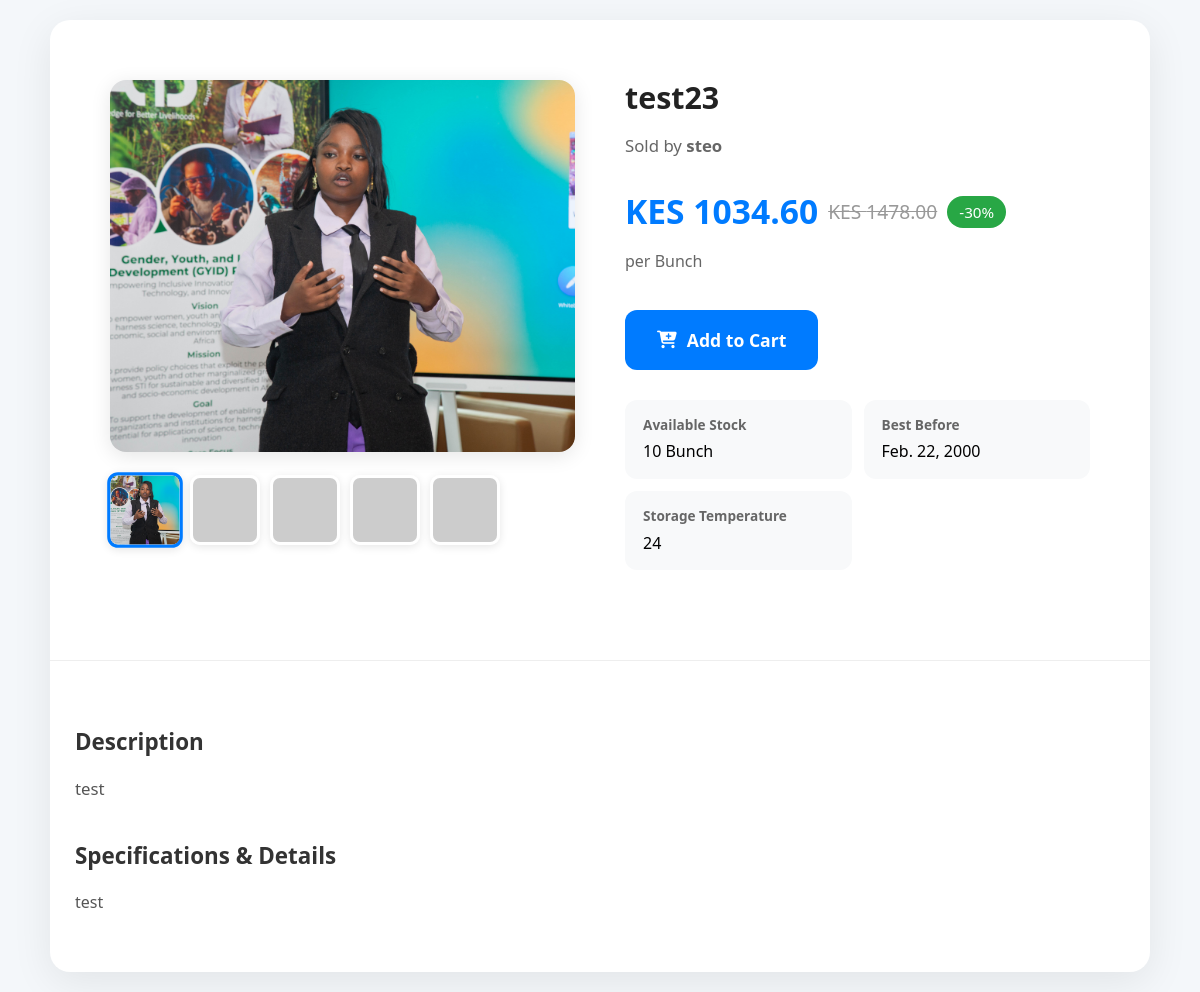
Page /dashboard/buyer/product/11/ (signed in) on the committed database.
### dashboard/models.py (models this page shows, shortened)
class Product(models.Model):
    UNIT_CHOICES = [
        ('kg', 'Kilogram (kg)'),
        ('g', 'Gram (g)'),
        ('liter', 'Liter'),
        ('piece', 'Piece'),
        ('bunch', 'Bunch'),
        ('crate', 'Crate'),
        ('ton', 'Ton'),
    ]
    farmer = models.ForeignKey(User, on_delete=models.CASCADE, related_name='products')
    name = models.CharField(max_length=200)
    description = models.TextField(blank=True)
    price_per_unit = models.DecimalField(max_digits=10, decimal_places=2)
    unit = models.CharField(max_length=20, choices=UNIT_CHOICES, default='kg')
    quantity_in_stock = models.PositiveIntegerField(default=0)
    discount_percentage = models.PositiveIntegerField(default=0)
    image = models.ImageField(upload_to='products/', blank=True, null=True)
    expiry_date = models.DateField(null=True, blank=True)
    ideal_temperature = models.CharField(max_length=50, blank=True)
    specifications = models.TextField(blank=True)
    is_available = models.BooleanField(default=True)
    created_at = models.DateTimeField(auto_now_add=True)
    updated_at = models.DateTimeField(auto_now=True)
    class Meta:
        ordering = ['-created_at']
    @property
    def discounted_price(self):
        if self.discount_percentage > 0:
            discount_factor = Decimal(1) - (Decimal(self.discount_percentage) /Decimal(100))
            return round(self.price_per_unit * discount_factor, 2)
        return self.price_per_unit

### dashboard/views.py (the view)
# urls.py: path('buyer/product/<int:pk>/', views.product_detail, name='product_detail'),
@login_required
def product_detail(request, pk):
    product = get_object_or_404(Product, pk=pk, is_available=True)
    return render(request, 'dashboard/product_detail.html', {'product': product})

### dashboard/templates/dashboard/product_detail.html (shortened to what this page needs)
{% load static %}
<!DOCTYPE html>
<html lang="en">
<head>
    <link rel="stylesheet" href="https://cdnjs.cloudflare.com/ajax/libs/font-awesome/6.4.2/css/all.min.css">
</head>
<body>
    <div class="container">
        <div class="product-header">
            <div class="image-gallery">
                <img id="mainImage"
                     src="{% if product.image %}{{ product.image.url }}{% else %}https://via.placeholder.com/600x500/f0f0f0/999?text=No+Image{% endif %}"
                     class="main-image"
                     alt="{{ product.name }}">
                <div class="thumbnail-container">
                    {% if product.image %}
                        <img src="{{ product.image.url }}" class="thumbnail active" onclick="changeImage(this)">
                    {% endif %}
                    <img src="https://via.placeholder.com/80x80/e0e0e0/666?text=Var+1" class="thumbnail" onclick="changeImage(this)">
                    <img src="https://via.placeholder.com/80x80/e0e0e0/666?text=Var+2" class="thumbnail" onclick="changeImage(this)">
                    <img src="https://via.placeholder.com/80x80/e0e0e0/666?text=Var+3" class="thumbnail" onclick="changeImage(this)">
                    <img src="https://via.placeholder.com/80x80/e0e0e0/666?text=Var+4" class="thumbnail" onclick="changeImage(this)">
                </div>
            </div>
            <div class="product-info">
                <h1>{{ product.name }}</h1>
                <p class="seller">Sold by <strong>{{ product.farmer.username }}</strong></p>
                <div class="price-section">
                    <span class="price">KES {{ product.discounted_price }}</span>
                    {% if product.discount_percentage > 0 %}
                        <span class="original-price">KES {{ product.price_per_unit }}</span>
                        <span class="discount-badge">-{{ product.discount_percentage }}%</span>
                    {% endif %}
                    <span style="color:#666;">per {{ product.get_unit_display }}</span>
                </div>
                <a href="{% url 'dashboard:add_to_cart' product.pk %}" class="btn-add-cart">
                    <i class="fas fa-cart-plus"></i> Add to Cart
                </a>
                <div class="meta-grid">
                    <div class="meta-item">
                        <strong>Available Stock</strong>
                        {{ product.quantity_in_stock }} {{ product.get_unit_display }}
                    </div>
                    {% if product.expiry_date %}
                    <div class="meta-item">
                        <strong>Best Before</strong>
                        {{ product.expiry_date }}
                    </div>
                    {% endif %}
                    {% if product.ideal_temperature %}
                    <div class="meta-item">
                        <strong>Storage Temperature</strong>
                        {{ product.ideal_temperature }}
                    </div>
                    {% endif %}
                </div>
            </div>
        </div>
        <div class="section">
            <h3>Description</h3>
            <p style="color:#555; font-size:1.05rem;">
                {{ product.description|default:"No detailed description provided by the farmer." }}
            </p>
            {% if product.specifications %}
            <h3 style="margin-top:35px;">Specifications & Details</h3>
            <p style="color:#555; white-space: pre-line;">{{ product.specifications }}</p>
            {% endif %}
        </div>
    </div>
</body>
</html>

### dashboard/templates/dashboard/product_detail.html (style rules this page uses)
:root { --primary: #007bff; --success: #28a745; --text-dark: #222; --text-light: #666; }
* { box-sizing: border-box; }
body { font-family: 'Segoe UI', Tahoma, Geneva, Verdana, sans-serif; background: #f4f7fa; margin: 0; padding: 20px 15px; line-height: 1.6; }
.container { max-width: 1100px; margin: 0 auto; background: white; border-radius: 20px; box-shadow: 0 10px 40px rgba(0,0,0,0.08); overflow: hidden; }
.product-header { display: grid; grid-template-columns: 1fr; gap: 30px; padding: 30px 25px; }
.image-gallery { position: relative; }
.main-image { width: 100%; height: auto; aspect-ratio: 4 / 3; object-fit: cover; border-radius: 16px; box-shadow: 0 4px 20px rgba(0,0,0,0.1); }
.thumbnail-container { display: flex; gap: 10px; margin-top: 15px; flex-wrap: wrap; justify-content: center; }
.thumbnail { width: 70px; height: 70px; object-fit: cover; border-radius: 10px; border: 3px solid #fff; box-shadow: 0 2px 8px rgba(0,0,0,0.1); cursor: pointer; transition: all 0.3s ease; }
.thumbnail:hover, .thumbnail.active { border-color: var(--primary); transform: scale(1.08); }
.product-info { padding: 10px 5px; }
.product-info h1 { font-size: 1.9rem; margin: 0 0 10px; color: var(--text-dark); line-height: 1.2; }
.seller { color: var(--text-light); margin-bottom: 20px; font-size: 1.05rem; }
.price-section { margin: 25px 0; display: flex; flex-wrap: wrap; align-items: center; gap: 10px; }
.price { font-size: 2.1rem; font-weight: 700; color: var(--primary); }
.original-price { text-decoration: line-through; color: #999; font-size: 1.2rem; }
.discount-badge { background: var(--success); color: white; padding: 4px 12px; border-radius: 20px; font-size: 0.95rem; }
.meta-grid { display: grid; grid-template-columns: 1fr; gap: 12px; margin: 30px 0; }
.meta-item { background: #f8f9fa; padding: 14px 18px; border-radius: 12px; }
.meta-item strong { display: block; font-size: 0.85rem; color: #666; margin-bottom: 4px; }
.btn-add-cart { background: var(--primary); color: white; padding: 16px 32px; font-size: 1.1rem; border-radius: 12px; text-decoration: none; display: inline-flex; align-items: center; gap: 10px; font-weight: 600; width: 100%; justify-content: center; margin-top: 10px; transition: background 0.3s; }
.section { padding: 40px 25px; border-top: 1px solid #eee; }
.section h3 { margin-bottom: 15px; color: #333; font-size: 1.4rem; }
@media (min-width: 768px) { .product-header { grid-template-columns: 1fr 1fr; gap: 50px; padding: 50px; } }
@media (min-width: 768px) { .main-image { aspect-ratio: 5 / 4; } }
@media (min-width: 768px) { .thumbnail-container { justify-content: flex-start; } }
@media (min-width: 768px) { .meta-grid { grid-template-columns: 1fr 1fr; } }
@media (min-width: 768px) { .btn-add-cart { width: auto; } }
@media (min-width: 768px) { .product-info { padding: 0; } }
@media (min-width: 1024px) { .product-header { padding: 60px; } }

### rows in the picture
Product: image (picture), name "test23", farmer.username "steo", discounted_price "1034.60", price_per_unit "1478.00", discount_percentage "30", unit "Bunch", quantity_in_stock "10", expiry_date "Feb. 22, 2000", ideal_temperature "24", description "test", specifications "test"
